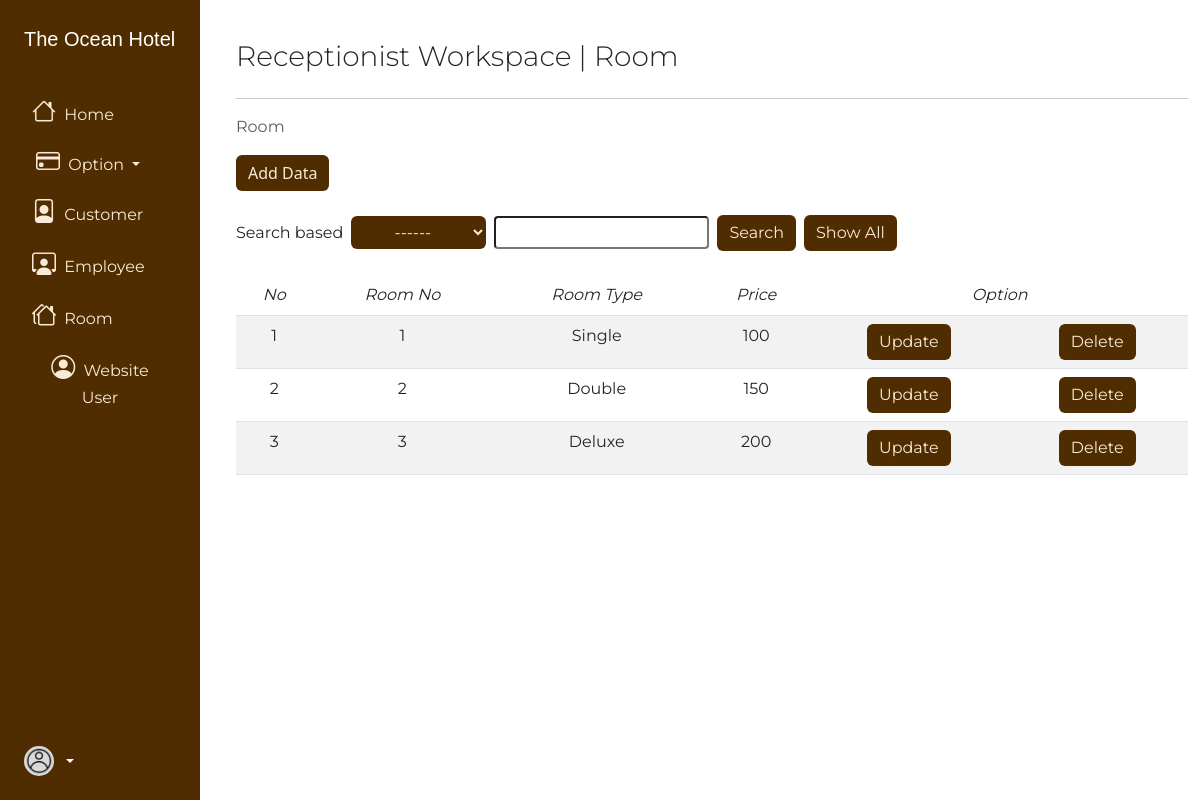
The page /manager/show_room.php on the database its author committed.
### tables this page shows
CREATE TABLE `room` (
  `room_no` int(11) NOT NULL,
  `room_type` varchar(20) NOT NULL,
  `price` bigint(20) NOT NULL
);

### manager/show_room.php (the view, shortened to what this page needs)
<!doctype html>
<html lang="en">
  <head>
    <link rel="stylesheet" href="../css/style.css">
    <link rel="stylesheet" href="https://cdn.jsdelivr.net/npm/bootstrap-icons@1.10.3/font/bootstrap-icons.css">
    <link href="https://cdn.jsdelivr.net/npm/bootstrap@5.3.0-alpha1/dist/css/bootstrap.min.css" rel="stylesheet">
  </head>
  <body>
		<div>
			<div class="row flex-nowrap gap-4">
				<div class="col-auto col-md-3 col-xl-2 px-sm-2 px-0 text-primary" style="background-color: #4f2d01;">
					<div class="d-flex flex-column align-items-center align-items-sm-start px-3 pt-4 gap-3 text-white min-vh-100">
						<a href="index.php" class="d-flex align-items-center pb-3 mb-md-0 me-md-auto text-white text-decoration-none">
							<span class="fs-5 d-none d-sm-inline font-leyton">The Ocean Hotel</span>
						</a>
						<ul class="nav nav-pills flex-column mb-sm-auto mb-0 align-items-center align-items-sm-start font-montserrat" id="menu">
							<li class="nav-item">
								<a class="nav-link align-middle p-2 btn btn-dark btn-md" href="index.php" >
									<i class="bi bi-house fs-4"></i>
									<span class="ms-1 d-none d-sm-inline">Home</span>
								</a>
							</li>
							<li class="nav-item">
								<div class="dropdown">
									<a class="btn btn-dark btn-md dropdown-toggle" href="#" role="button" data-bs-toggle="dropdown" aria-expanded="false">
										<i class="fs-4 bi bi-credit-card"></i>
										<span class="ms-1 d-none d-sm-inline">Option</span>
									</a>
								</div>
							</li>
							<li class="nav-item">
								<a href="show_pengunjung.php" class="nav-link align-middle p-2 btn btn-dark btn-md">
									<i class="fs-4 bi bi-file-person"></i>
									<span class="ms-1 d-none d-sm-inline">Customer</span>
								</a>
							</li>
							<li class="nav-item">
								<a href="show_karyawan.php" class="nav-link align-middle p-2 btn btn-dark btn-md">
									<i class="fs-4 bi bi-person-workspace"></i>
									<span class="ms-1 d-none d-sm-inline">Employee</span>
								</a>
							</li>
							<li class="nav-item">
								<a href="show_kamar.php" class="nav-link align-middle p-2 btn btn-dark btn-md active" aria-current="page">
									<i class="fs-4 bi bi-houses"></i>
									<span class="ms-1 d-none d-sm-inline">Room</span>
								</a>
							</li>
							<li class="nav-item">
								<a href="show_website_user.php" class="nav-link align-middle p-2 btn btn-dark btn-md">
									<i class="fs-4 bi bi-person-circle"></i>
									<span class="ms-1 d-none d-sm-inline">Website User</span>
								</a>
							</li>
						</ul>
						<div class="dropdown pb-4 font-montserrat">
							<a href="#" class="d-flex align-items-center text-white text-decoration-none dropdown-toggle" id="dropdownUser1" data-bs-toggle="dropdown" aria-expanded="false">
								<img src="../img/user.png" alt="hugenerd" width="30" height="30" class="rounded-circle">
							</a>
						</div>
					</div>
				</div>
				<div class="col py-3 ml-2">
					<div class="container">
						<header class="mt-4 row">
							<div class="col">
								<h3 class="fw-light font-montserrat">Receptionist Workspace | Room</h3>
							</div>
							<div class="col d-flex justify-content-end align-items-center">
							</div>
						</header>
						<hr>
						<nav aria-label="breadcrumb">
							<ol class="breadcrumb font-montserrat">
								<li class="breadcrumb-item active" aria-current="page">Room</li>
							</ol>
						</nav>
						<main class="mt-3">
							<section>
								<a href="add_room.php" class="btn btn-dark btn-md font-montserrat">Add Data</a>
							</section>
							<section class="mt-4">
										<form action="" method="post">
											<div class="d-flex align-items-center flex-wrap gap-2 font-montserrat">
												<div class="">
													<label for="">Search based</label>
												</div>
												<div class="">
													<select name="choose" id="search" class="btn btn-dark btn-md">
														<option value="">------</option>
													</select>
												</div>
												<div class="">
													<input type="text" name="searchtext" class="form-control-sm">
												</div>
												<div class="">
													<input type="submit" name="search" value="Search" class="btn btn-dark btn-md">
												</div>
												<div class="">
													<input type="submit" name="all" value="Show All" class="btn btn-dark btn-md">
												</div>
											</div>
										</form>
							</section>
							<section class="table-responsive-md font-montserrat mt-4">
								<table class="table table-striped text-center">
									<thead>
										<tr>
											<th scope="col" class="fst-italic fw-normal">No</th>
											<th scope="col" class="fst-italic fw-normal">Room No</th>
											<th scope="col" class="fst-italic fw-normal">Room Type</th>
											<th scope="col" class="fst-italic fw-normal">Price</th>
											<th scope="col" colspan="2" class="fst-italic fw-normal">Option</th>
										</tr>
									</thead>
									<tbody>
										<?php
										include '../koneksi.php';
										$input_room = "";
										if (isset($_POST['search'])) {
											$option = $_POST['choose'];
											$data_name = $_POST['searchtext'];
											$input_room = mysqli_query($koneksi, "SELECT * FROM room WHERE $option LIKE '%$data_name%'");
										}
										else{
											$input_room = mysqli_query($koneksi, "SELECT * FROM room");
										}
										?>
										<?php
										$no = 1;
										foreach ($input_room as $row) {
											echo "<tr>
															<td>$no</td>
															<td>" . $row['room_no'] . "</td>
															<td>" . $row['room_type'] . "</td>
															<td>" . $row['price'] . "</td>
															<td>
																	<a href='update_kamar.php?room_no=$row[room_no]' class='btn btn-dark btn-md'>Update</a>
															</td>
															<td>
																	<a href='delete/delete_kamar.php?room_no=$row[room_no]' class='btn btn-dark btn-md'>Delete</a>
															</td>
														</tr>";
											$no++;
										}
										?>
									</tbody>
								</table>
							</section>
						</main>
					</div>
				</div>
			</div>
		</div>
  </body>
</html>

### css/style.css (style rules this page uses)
.row { --bs-gutter-x: 0 !important; }
.font-leyton { font-family: 'leyton', sans-serif; }
.font-montserrat { font-family: 'montserrat-200', sans-serif; }
.btn-dark { background-color: rgb(79, 45, 1) !important; border: none !important; color: antiquewhite !important; }
.text-primary { --bs-text-opacity: 1; color: antiquewhite !important; }

### rows shown on the page
room: room_no "1", room_type "Single", price "100"
room: room_no "2", room_type "Double", price "150"
room: room_no "3", room_type "Deluxe", price "200"
